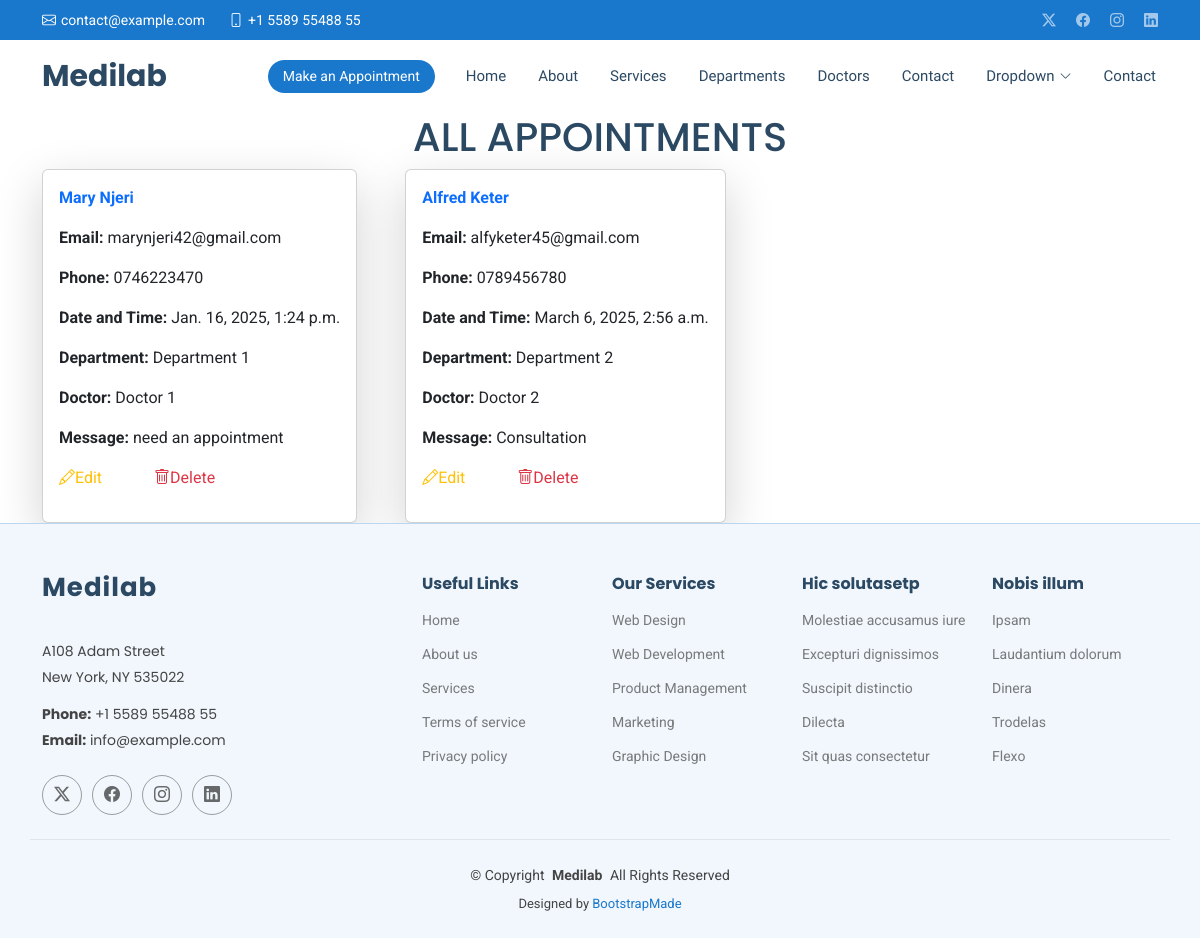
/show/, run on an earlier commit of the app's database.
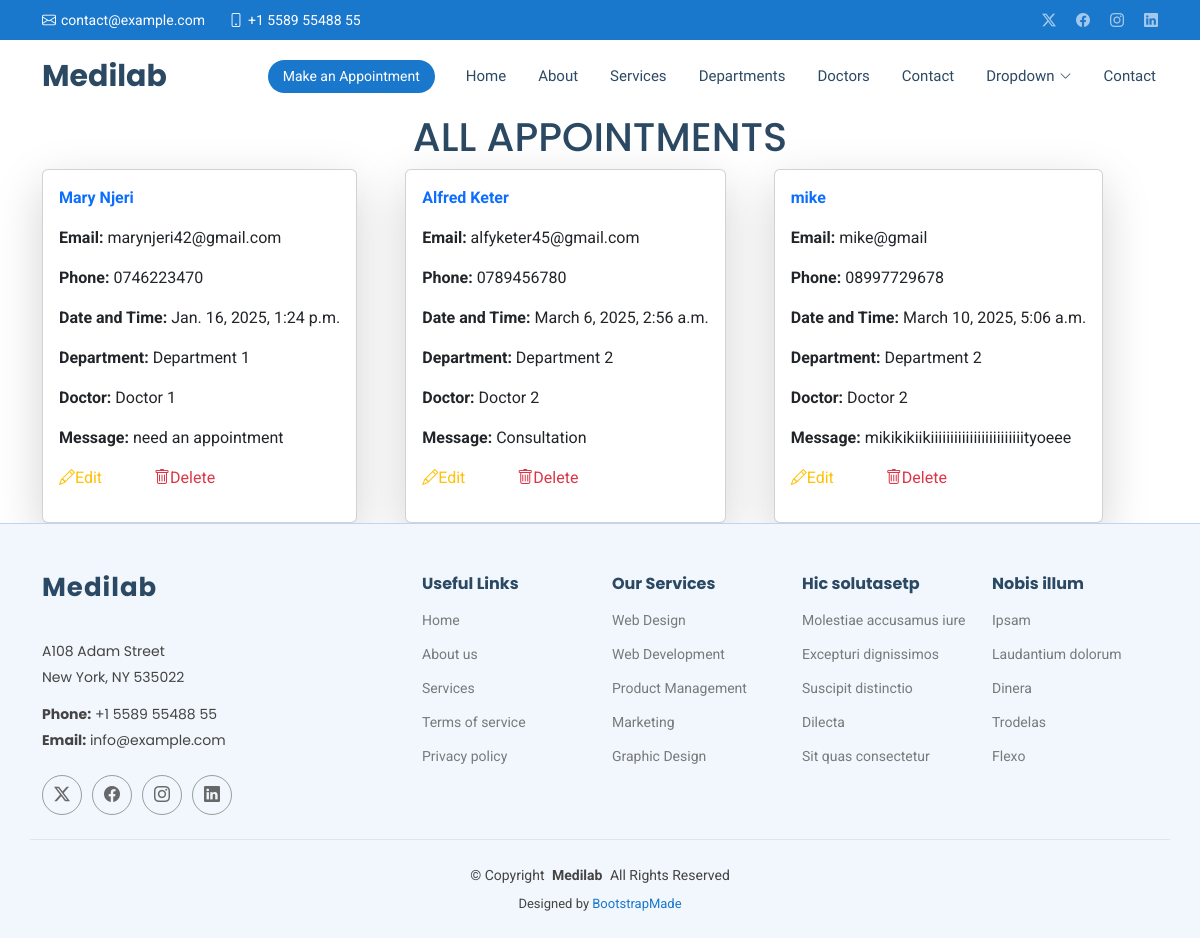
And on a later commit of the database.
### hospitalapp/models.py (models this page shows, shortened)
class Appointment(models.Model):
    name = models.CharField(max_length=50)
    email = models.EmailField()
    phone = models.CharField(max_length=50)
    date = models.DateTimeField()
    department = models.CharField(max_length=50)
    doctor = models.CharField(max_length=50)
    message = models.TextField()

### hospitalapp/views.py (the view)
# urls.py: path('show/', views.show,name ='show'),
def show(request):
    all = Appointment.objects.all()
    return render(request,'show.html',{'all':all})

### Templates/show.html (shortened to what this page needs)
{% extends 'starter-page.html' %}
{% load static %}
{% block content %}
	<h1 class="text-center">ALL APPOINTMENTS</h1>
   <div class="d-flex flex-wrap gap-5 container">
    {% for x in all %}
        <div class="card w-30 p-3 shadow-lg">
      <p class="text-primary fw-bold">  {{ x.name }}</p>
      <p><b>Email:</b>  {{ x.email }}</p>
      <p><b>Phone:</b>  {{ x.phone }}</p>
      <p><b>Date and Time:</b>  {{ x.date }}</p>
      <p><b>Department:</b>  {{ x.department }}</p>
      <p><b>Doctor:</b>  {{ x.doctor }}</p>
      <p><b>Message:</b>  {{ x.message }}</p>
        <p>
            <a href="{% url 'edit' x.id %}" class="text-warning">
                <i class="bi bi-pencil"></i>Edit
            </a>
            <a href="/delete/{{ x.id }}" class="text-danger ms-5">
                <i class="bi bi-trash" ></i>Delete
            </a>
        </p>
        </div>
    {% endfor %}
   </div>
{% endblock %}

What changed in the data, as far as the page shows it:
added Appointment: name "mike", email "mike@gmail", phone "08997729678", date "March 10, 2025, 5:06 a.m.", department "Department 2", doctor "Doctor 2", message "mikikikiikiiiiiiiiiiiiiiiiiiiiiiiityoeee"
